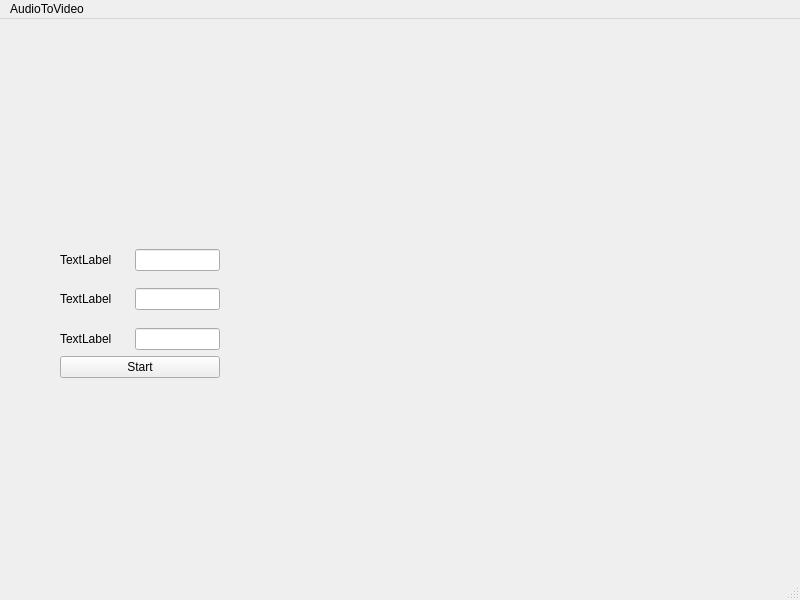
<?xml version="1.0" encoding="UTF-8"?>
<ui version="4.0">
 <class>MainWindow</class>
 <widget class="QMainWindow" name="MainWindow">
  <property name="geometry">
   <rect>
    <x>0</x>
    <y>0</y>
    <width>800</width>
    <height>600</height>
   </rect>
  </property>
  <property name="windowTitle">
   <string>MainWindow</string>
  </property>
  <widget class="QWidget" name="centralwidget">
   <widget class="QWidget" name="verticalLayoutWidget_2">
    <property name="geometry">
     <rect>
      <x>60</x>
      <y>230</y>
      <width>160</width>
      <height>129</height>
     </rect>
    </property>
    <layout class="QVBoxLayout" name="verticalLayout_2">
     <item>
      <layout class="QVBoxLayout" name="verticalLayout">
       <item>
        <layout class="QHBoxLayout" name="horizontalLayout">
         <item>
          <widget class="QLabel" name="label">
           <property name="text">
            <string>TextLabel</string>
           </property>
          </widget>
         </item>
         <item>
          <spacer name="horizontalSpacer">
           <property name="orientation">
            <enum>Qt::Horizontal</enum>
           </property>
           <property name="sizeHint" stdset="0">
            <size>
             <width>40</width>
             <height>20</height>
            </size>
           </property>
          </spacer>
         </item>
         <item>
          <widget class="QLineEdit" name="lineEdit"/>
         </item>
        </layout>
       </item>
       <item>
        <spacer name="verticalSpacer">
         <property name="orientation">
          <enum>Qt::Vertical</enum>
         </property>
         <property name="sizeHint" stdset="0">
          <size>
           <width>20</width>
           <height>40</height>
          </size>
         </property>
        </spacer>
       </item>
       <item>
        <layout class="QHBoxLayout" name="horizontalLayout_2">
         <item>
          <widget class="QLabel" name="label_2">
           <property name="text">
            <string>TextLabel</string>
           </property>
          </widget>
         </item>
         <item>
          <spacer name="horizontalSpacer_2">
           <property name="orientation">
            <enum>Qt::Horizontal</enum>
           </property>
           <property name="sizeHint" stdset="0">
            <size>
             <width>40</width>
             <height>20</height>
            </size>
           </property>
          </spacer>
         </item>
         <item>
          <widget class="QLineEdit" name="lineEdit_2"/>
         </item>
        </layout>
       </item>
       <item>
        <spacer name="verticalSpacer_2">
         <property name="orientation">
          <enum>Qt::Vertical</enum>
         </property>
         <property name="sizeHint" stdset="0">
          <size>
           <width>20</width>
           <height>40</height>
          </size>
         </property>
        </spacer>
       </item>
       <item>
        <layout class="QHBoxLayout" name="horizontalLayout_3">
         <item>
          <widget class="QLabel" name="label_3">
           <property name="text">
            <string>TextLabel</string>
           </property>
          </widget>
         </item>
         <item>
          <spacer name="horizontalSpacer_3">
           <property name="orientation">
            <enum>Qt::Horizontal</enum>
           </property>
           <property name="sizeHint" stdset="0">
            <size>
             <width>40</width>
             <height>20</height>
            </size>
           </property>
          </spacer>
         </item>
         <item>
          <widget class="QLineEdit" name="lineEdit_3"/>
         </item>
        </layout>
       </item>
      </layout>
     </item>
     <item>
      <spacer name="verticalSpacer_3">
       <property name="orientation">
        <enum>Qt::Vertical</enum>
       </property>
       <property name="sizeHint" stdset="0">
        <size>
         <width>20</width>
         <height>40</height>
        </size>
       </property>
      </spacer>
     </item>
     <item>
      <widget class="QPushButton" name="pushButton">
       <property name="text">
        <string>Start</string>
       </property>
      </widget>
     </item>
    </layout>
   </widget>
  </widget>
  <widget class="QMenuBar" name="menubar">
   <property name="geometry">
    <rect>
     <x>0</x>
     <y>0</y>
     <width>800</width>
     <height>23</height>
    </rect>
   </property>
   <widget class="QMenu" name="menuAudioToVideo">
    <property name="title">
     <string>AudioToVideo</string>
    </property>
   </widget>
   <addaction name="menuAudioToVideo"/>
  </widget>
  <widget class="QStatusBar" name="statusbar"/>
 </widget>
 <resources/>
 <connections/>
</ui>
